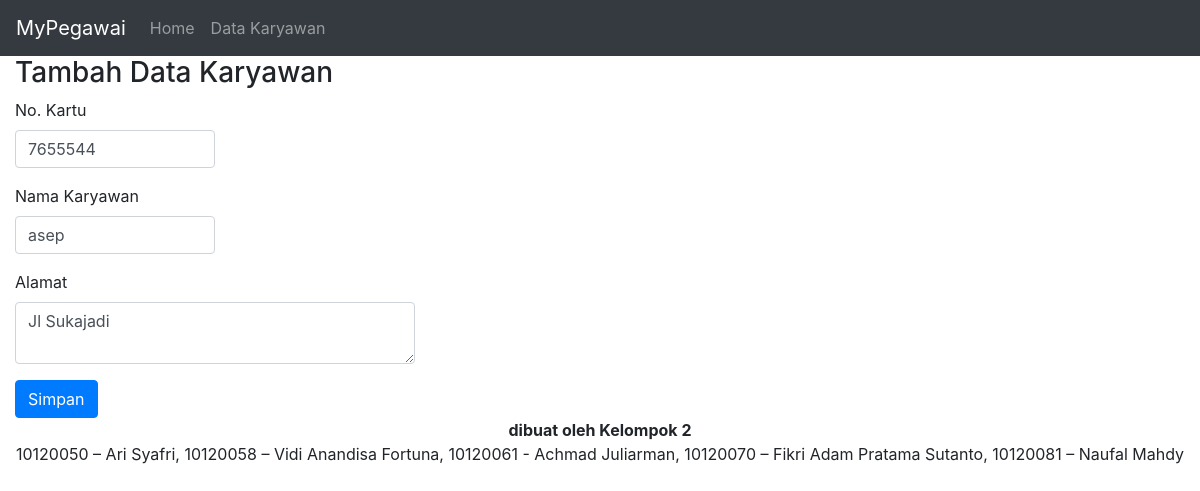
The page /edit.php?id=3 on the database its author committed.
### tables this page shows
CREATE TABLE `karyawan` (
  `id` int(11) NOT NULL,
  `nokartu` varchar(30) NOT NULL,
  `nama` varchar(50) NOT NULL,
  `alamat` varchar(100) NOT NULL
);

### edit.php (the view, shortened to what this page needs)
<?php
    include "koneksi.php";
    $id = $_GET['id'];
    $cari = mysqli_query($konek, "SELECT * FROM karyawan WHERE id = '$id'");
    $hasil = mysqli_fetch_array($cari);
?>
<!DOCTYPE html>
<html>
    <head>
        <?php include "header.php"; ?>
    </head>
    <body>
        <?php include "menu.php"; ?>
        <div class="container-fluid">
            <h3>Tambah Data Karyawan</h3>
            <form method="POST">
                <div class="form-group">
                    <label>No. Kartu</label>
                    <input type="text" name="nokartu" id="nokartu" placeholder="no kartu RFID" class="form-control" style="width:200px" value="<?= $hasil['nokartu']; ?>">
                </div>
                <div class="form-group">
                    <label>Nama Karyawan</label>
                    <input type="text" name="nama" id="nama" placeholder="nama karyawan" class="form-control" style="width:200px" value="<?= $hasil['nama']; ?>">
                </div>
                <div class="form-group">
                    <label>Alamat</label>
                    <textarea type="text" name="alamat" id="alamat" placeholder="alamat karyawan" class="form-control" style="width:400px"><?= $hasil['alamat']; ?></textarea>
                </div>
                <button class="btn btn-primary" name="btnSimpan" id="btnSimpan">Simpan</button>
            </form>
        </div>
        <?php include "footer.php"; ?>
    </body>
</html>

### rows shown on the page
karyawan: nokartu "7655544", nama "asep", alamat "Jl Sukajadi"
